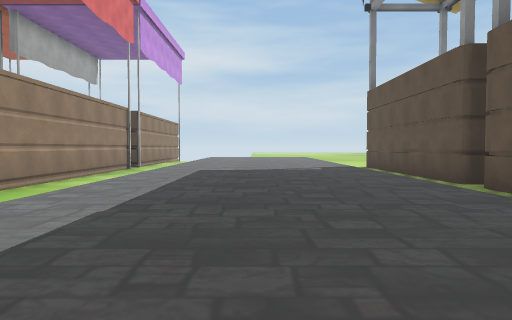
[1] (above)

24 first-person views from a walk through a scene from a Unity 3-D project. The camera is 1.3 m above the floor, tilts 2° down and sees 70° across. The floor is counted in squares, 2 m on a side. Each view is taken from the middle of a square. On the plan, view 1 faces up. The plan holds only what a view shows up to about 11 squares ahead; the rest is blank. The place goes on beyond the plan. The player character is not drawn. Some surface patterns are stand-ins.

[2]
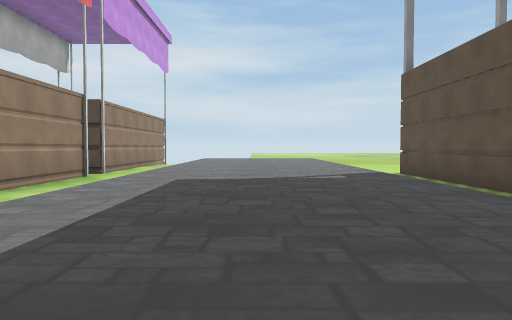

[3]
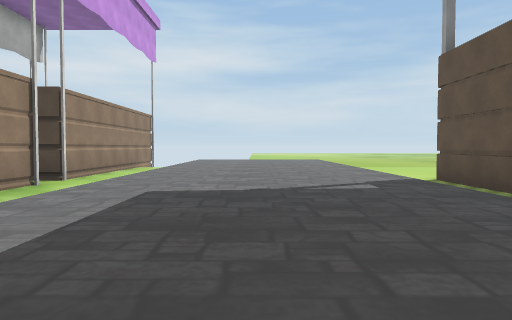

[4]
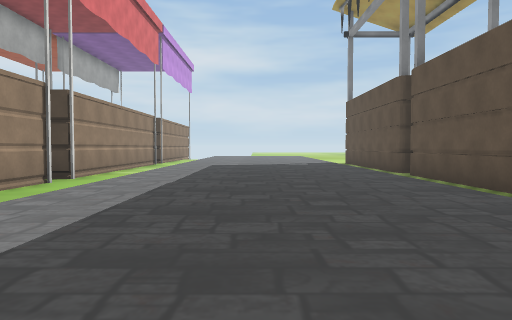

[5]
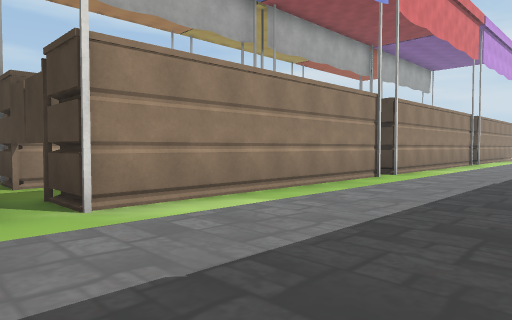

[6]
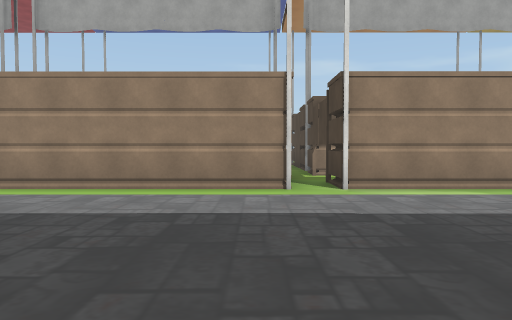

[7]
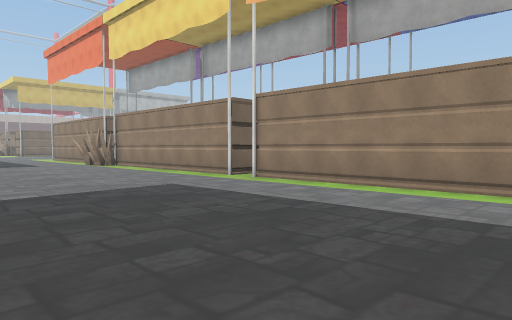

[8]
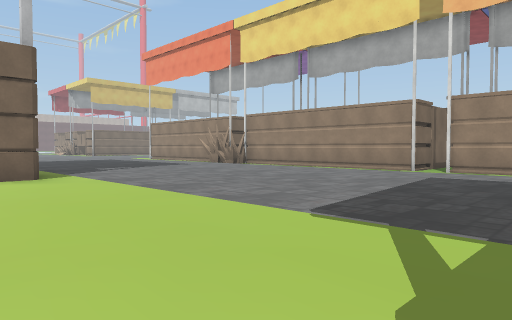

[9]
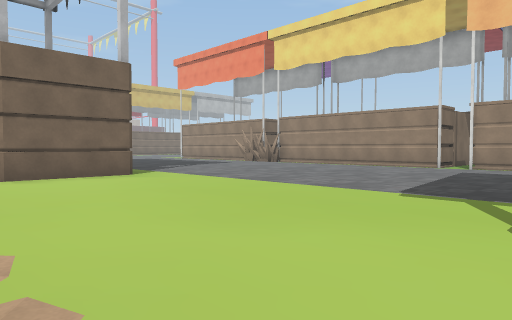

[10]
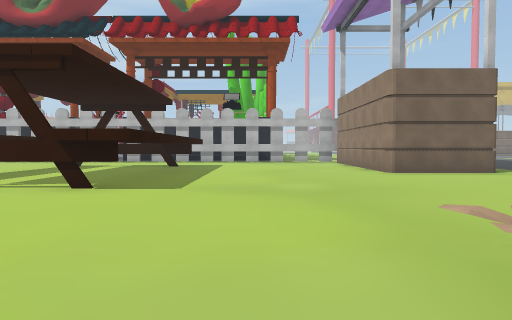

[11]
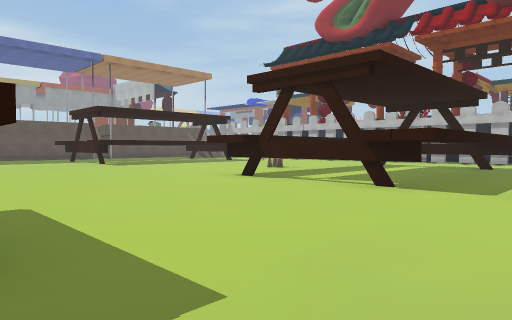

[12]
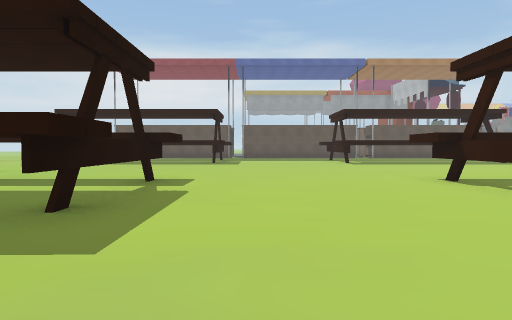

[13]
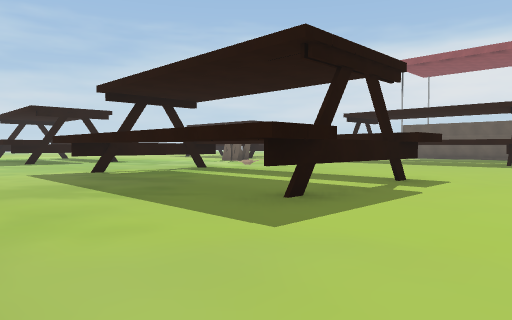

[14]
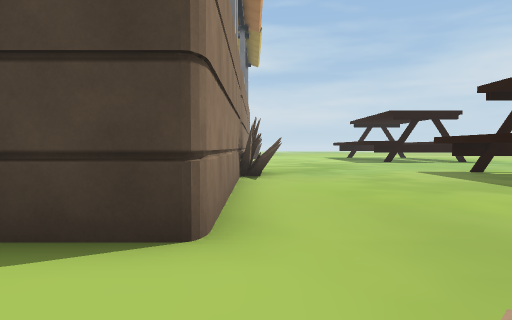

[15]
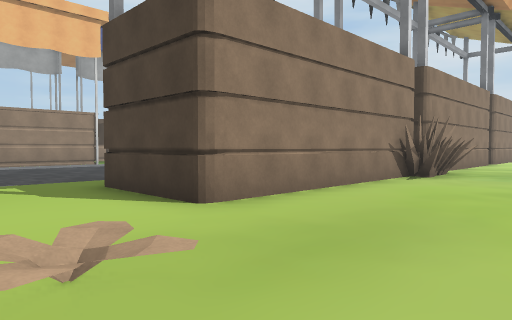

[16]
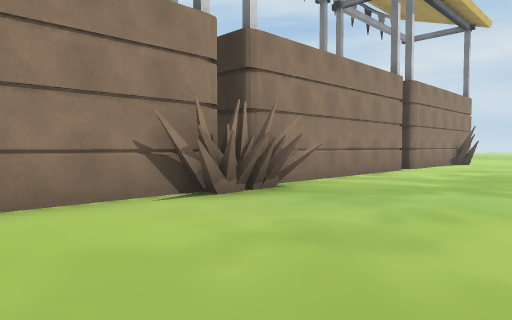

[17]
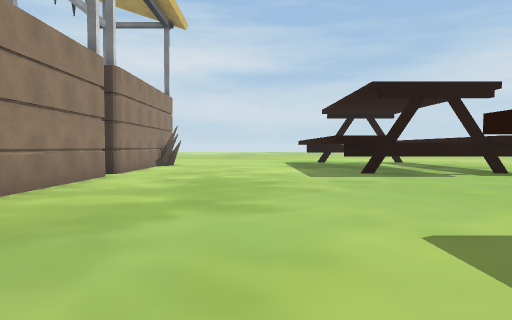

[18]
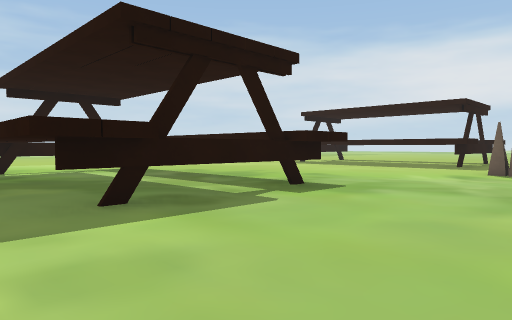

[19]
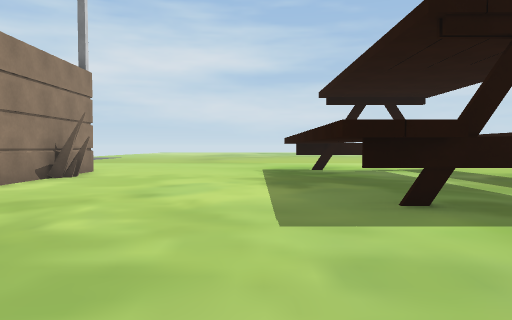

[20]
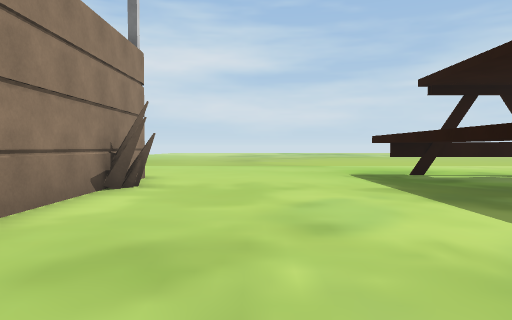

[21]
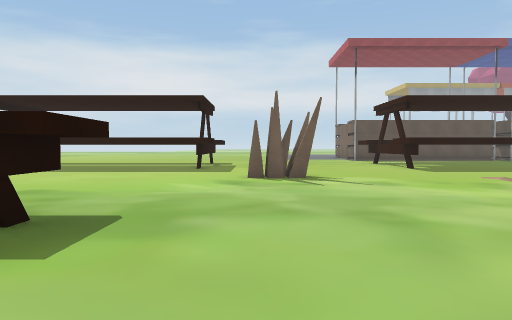

[22]
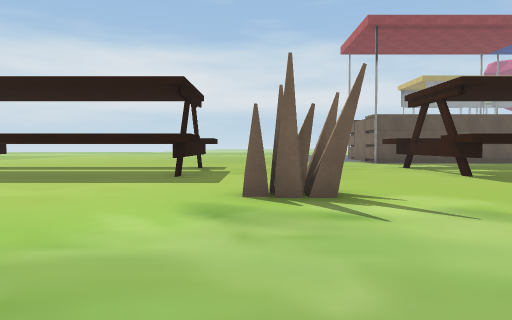

[23]
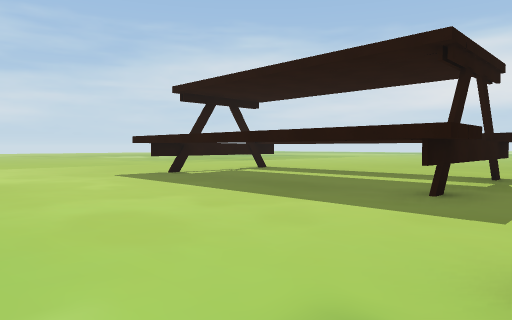

[24]
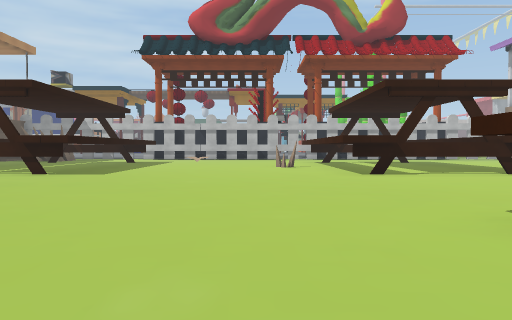

### Floor plan
Key: @ floor where view 1 was taken; # wall or solid block; . floor; = window, fence, low wall or low ledge; T thing the floor can be seen under or through; O other object.
Columns run from 8 left of view 1 to 25 right of it. Each row starts with its distance up from view 1.
 15     #...................     ....
 14     #........ ......TT..     .....
 13    ##.......###.....T ==    ....##
 12     ........###.....T ..    ....#
 11     #.......# #O....T ..    ....#
 10     #.......###.....T ..  ......#
  9     #.......###.....T ..# ......#
  8     #.......###.....# ..T ......#
  7     #.......###.....#TTTTT......##
  6     #.......###...................
  5    ##.......###..............O....
  4     #.......###..............O.
  3     #.......###...................
  2     #.......  #........  .........
  1     #.......  #O....#T.   O.......
  0     #...@..    O....T ==#   ....##
 -1     #......   #O....T ..#  .....#
 -2 ##=##.....    #.....T ..T ..   .#
 -3 ..........    #.....T ..T ...
 -4    ##......   #.....T ..T ...
 -5     #......   #.....T ..T ....
 -6     #.......###.....TTTTTT....
 -7     #..........................
 -8     #...........O...............
 -9     #...........................
-10     #............................
-11   ###.............................
-12     #...............TTTTTT......##
-13     #...............TT..T#......#
-14     #...............#T..##......#
-15       ..............# ..#  ..
-16        .....###.....# ..
-17         ....  #.....# ..
-18          ...        ##
-19           ..

Where each view was taken, in squares from view 1:
view 1: 0 up, 0 right, facing up
view 2: 3 up, 0 right, facing up
view 3: 5 up, 0 right, facing up
view 4: 3 down, 0 right, facing up
view 5: 4 down, 0 right, facing up-left
view 6: 4 down, 2 right, facing left
view 7: 4 down, 2 right, facing down-left
view 8: 7 down, 6 right, facing down-left
view 9: 7 down, 8 right, facing down-left
view 10: 6 down, 10 right, facing down
view 11: 6 down, 10 right, facing down-right
view 12: 8 down, 9 right, facing right
view 13: 9 down, 9 right, facing up-right
view 14: 9 down, 7 right, facing up
view 15: 9 down, 10 right, facing up-left
view 16: 4 down, 11 right, facing up-left
view 17: 2 down, 10 right, facing up
view 18: 3 up, 11 right, facing up-right
view 19: 3 up, 11 right, facing up
view 20: 5 up, 9 right, facing up
view 21: 5 up, 13 right, facing right
view 22: 5 up, 16 right, facing right
view 23: 5 up, 19 right, facing up-right
view 24: 3 down, 19 right, facing down
